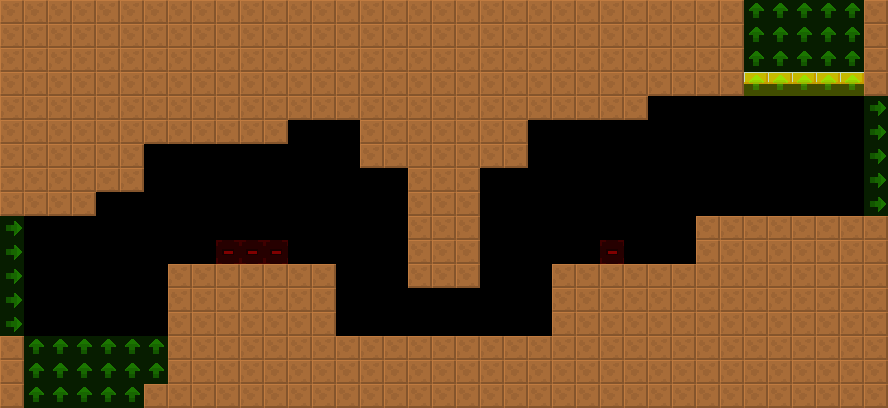

This game map was drawn from its Tiled (.tmx) file and the tilesets committed beside it. A one-line description and the trimmed map source follow:
An orthogonal 37x17 tile map with 24x24 px tiles, 2 tile layers (col, lnk), 2 tilesets and 6 objects (4x Spikes, 2x RotatingBall).

<map version="1.4" tiledversion="1.4.2" orientation="orthogonal" renderorder="right-down" width="37" height="17" tilewidth="24" tileheight="24" infinite="0" nextlayerid="4" nextobjectid="8">
 <tileset firstgid="6" source="../../lnk.tsx" />
 <tileset firstgid="1" source="../../col.tsx" />
 <layer id="1" name="col" width="37" height="17">
  <data>[629 cells, 390 non-empty, 2 distinct tile ids]</data>
 </layer>
 <layer id="2" name="lnk" width="37" height="17" opacity="0.5">
  <data>[629 cells, 51 non-empty, 3 distinct tile ids]</data>
 </layer>
 <objectgroup id="3" name="markers" opacity="0.5">
  <object id="1" name="RotatingBall" type="RotatingBall" x="216" y="96" width="24" height="24">
   <properties>
    <property name="yr" value="0" />
    <property name="xr" value="0" />
   </properties>
  </object>
  <object id="2" name="RotatingBall" type="RotatingBall" x="576" y="96" width="24" height="24">
   <properties>
    <property name="yr" value="0" />
    <property name="xr" value="0" />
   </properties>
  </object>
  <object id="3" name="Spikes" type="Spikes" x="216" y="240" width="72" height="24">
   <properties>
    <property name="yr" value="0" />
    <property name="xr" value="0" />
   </properties>
  </object>
  <object id="4" name="Spikes" type="Spikes" x="600" y="240" width="24" height="24">
   <properties>
    <property name="yr" value="0" />
    <property name="xr" value="0" />
   </properties>
  </object>
  <object id="5" name="Spikes" type="Spikes" x="624" y="240" width="72" height="24">
   <properties>
    <property name="yr" value="0" />
    <property name="xr" value="0" />
   </properties>
  </object>
  <object id="6" name="Spikes" type="Spikes" x="408" y="288" width="72" height="24">
   <properties>
    <property name="yr" value="0" />
    <property name="xr" value="0" />
   </properties>
  </object>
 </objectgroup>
</map>
